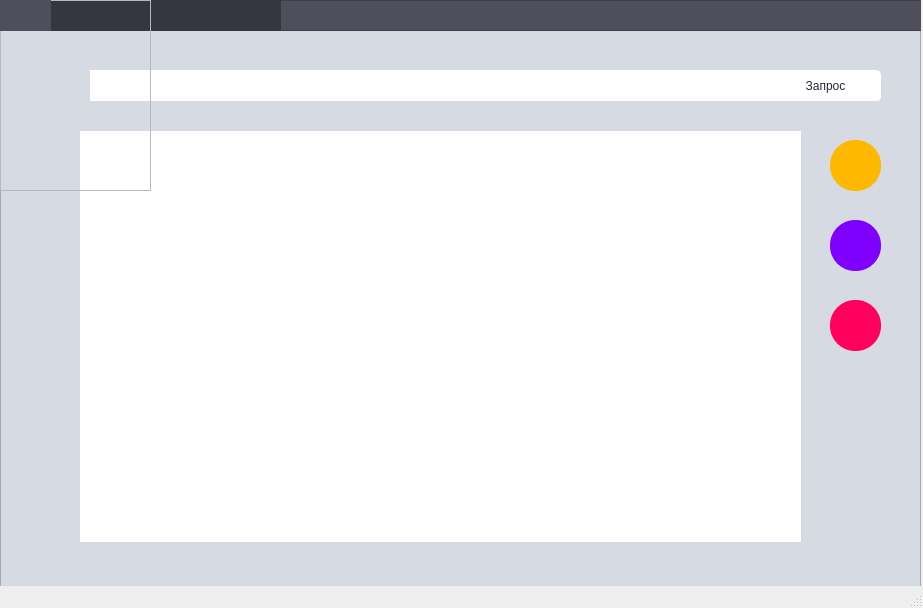
<?xml version="1.0" encoding="UTF-8"?>
<ui version="4.0">
 <class>MainWindow</class>
 <widget class="QMainWindow" name="MainWindow">
  <property name="geometry">
   <rect>
    <x>0</x>
    <y>0</y>
    <width>923</width>
    <height>608</height>
   </rect>
  </property>
  <property name="windowTitle">
   <string>DBEditor</string>
  </property>
  <widget class="QWidget" name="centralwidget">
   <widget class="QFrame" name="frame_2">
    <property name="geometry">
     <rect>
      <x>0</x>
      <y>0</y>
      <width>921</width>
      <height>591</height>
     </rect>
    </property>
    <property name="styleSheet">
     <string notr="true">background: #D6DAE2;</string>
    </property>
    <property name="frameShape">
     <enum>QFrame::StyledPanel</enum>
    </property>
    <property name="frameShadow">
     <enum>QFrame::Raised</enum>
    </property>
    <widget class="QPushButton" name="pushButton_3">
     <property name="geometry">
      <rect>
       <x>830</x>
       <y>140</y>
       <width>51</width>
       <height>51</height>
      </rect>
     </property>
     <property name="toolTip">
      <string>добавление последней строки</string>
     </property>
     <property name="statusTip">
      <string/>
     </property>
     <property name="styleSheet">
      <string notr="true">
QPushButton{
background: #FFB800;
border-radius: 25px;}
QPushButton:hover{background:#FFEBB9;}</string>
     </property>
     <property name="text">
      <string/>
     </property>
     <property name="icon">
      <iconset>
       <normaloff>ins.png</normaloff>ins.png</iconset>
     </property>
    </widget>
    <widget class="QPushButton" name="pushButton_4">
     <property name="geometry">
      <rect>
       <x>830</x>
       <y>220</y>
       <width>51</width>
       <height>51</height>
      </rect>
     </property>
     <property name="toolTip">
      <string>выберите строку в таблице</string>
     </property>
     <property name="styleSheet">
      <string notr="true">
QPushButton{
background: #8000FF ;
border-radius: 25px;}
QPushButton:hover{background:#C39BEB;}</string>
     </property>
     <property name="text">
      <string/>
     </property>
     <property name="icon">
      <iconset>
       <normaloff>del.png</normaloff>del.png</iconset>
     </property>
    </widget>
    <widget class="QPushButton" name="pushButton_5">
     <property name="geometry">
      <rect>
       <x>830</x>
       <y>300</y>
       <width>51</width>
       <height>51</height>
      </rect>
     </property>
     <property name="toolTip">
      <string>выберите строку в таблице</string>
     </property>
     <property name="styleSheet">
      <string notr="true">
QPushButton{
background: #FF005C;
border-radius: 25px;}
QPushButton:hover{background:#F66D9E;}</string>
     </property>
     <property name="text">
      <string/>
     </property>
     <property name="icon">
      <iconset>
       <normaloff>up.png</normaloff>up.png</iconset>
     </property>
    </widget>
    <widget class="QFrame" name="frame_3">
     <property name="geometry">
      <rect>
       <x>-130</x>
       <y>0</y>
       <width>1251</width>
       <height>31</height>
      </rect>
     </property>
     <property name="styleSheet">
      <string notr="true">background: #4E4F5B;</string>
     </property>
     <property name="frameShape">
      <enum>QFrame::StyledPanel</enum>
     </property>
     <property name="frameShadow">
      <enum>QFrame::Raised</enum>
     </property>
     <widget class="QComboBox" name="comboBox">
      <property name="geometry">
       <rect>
        <x>180</x>
        <y>0</y>
        <width>231</width>
        <height>31</height>
       </rect>
      </property>
      <property name="styleSheet">
       <string notr="true">

QComboBox{
color:#ECECEF;
	background-color: #353640;
	border: none;
font: 25 10pt &quot;Bahnschrift Light SemiCondensed&quot;;
	
}
QComboBox:hover{
background: #808195;
	
}
QComboBox::drop-down {

	border-left-width: 1px;

 }
QComboBox QAbstractItemView {color:#27273b;
background-color: #353640;
	padding: 10px;
	selection-background-color:#808195;color:#808195;
border:none;
}
</string>
      </property>
     </widget>
    </widget>
    <widget class="QLineEdit" name="lineEdit">
     <property name="geometry">
      <rect>
       <x>90</x>
       <y>70</y>
       <width>681</width>
       <height>31</height>
      </rect>
     </property>
     <property name="styleSheet">
      <string notr="true">QLineEdit{font:Arial;border:none;selection-background-color:#ff557f;background:#ffffff;}</string>
     </property>
    </widget>
    <widget class="QTableWidget" name="tableWidget">
     <property name="geometry">
      <rect>
       <x>80</x>
       <y>131</y>
       <width>721</width>
       <height>411</height>
      </rect>
     </property>
     <property name="styleSheet">
      <string notr="true">
QTableWidget {	
	background-color: white;

  border:none;
	
	
  selection-background-color:#b3b7c4;}
QScrollBar:horizontal {
border: none;
background:white;
}
QScrollBar::handle:horizontal {
background:#b3b7c4;
width:10px;
border-radius: 7px
}
QScrollBar::add-line:horizontal {
border: none;
background:white;
width: 20px;
border-top-right-radius: 0px;
border-bottom-right-radius: 0px;
subcontrol-position: right;
subcontrol-origin: margin;
}
QScrollBar::sub-line:horizontal {
border: none;
background:white;
width: 20px;
border-top-left-radius: 0px;
border-bottom-left-radius: 0px;
subcontrol-position: left;
subcontrol-origin: margin;
}


QScrollBar::add-page:horizontal, QScrollBar::sub-page:horizontal
{
background: none;
}
QScrollBar:vertical {
border: none;
background: white;
width:14px;
border-radius: 0px;
}
QScrollBar::handle:vertical {
background:#b3b7c4;
min-width: 10px;
border-radius: 7px
}
QScrollBar::add-line:vertical {
border: none;
background: white;
height: 20px;
border-bottom-left-radius: 0px;
border-bottom-right-radius: 0px;
subcontrol-position: bottom;
subcontrol-origin: margin;
}
QScrollBar::sub-line:vertical {
border: none;
background: white;
height: 20px;
border-top-left-radius:0px;
border-top-right-radius: 0px;
subcontrol-position: top;
subcontrol-origin: margin;
}
QScrollBar::up-arrow:vertical, QScrollBar::down-arrow:vertical {
background: none;
}

QScrollBar::add-page:vertical, QScrollBar::sub-page:vertical {
background: none;
}</string>
     </property>
    </widget>
    <widget class="QPushButton" name="pushButton">
     <property name="geometry">
      <rect>
       <x>770</x>
       <y>70</y>
       <width>111</width>
       <height>31</height>
      </rect>
     </property>
     <property name="toolTip">
      <string>выполнить введенный запрос</string>
     </property>
     <property name="styleSheet">
      <string notr="true">QPushButton{font: 25 10pt &quot;Bahnschrift Light SemiCondensed&quot;;border-top-right-radius:5px;border-bottom-right-radius:4px;background:white;color:#27273b;}</string>
     </property>
     <property name="text">
      <string>Запрос</string>
     </property>
    </widget>
   </widget>
   <widget class="QWidget" name="verticalLayoutWidget">
    <property name="geometry">
     <rect>
      <x>0</x>
      <y>0</y>
      <width>151</width>
      <height>191</height>
     </rect>
    </property>
    <layout class="QVBoxLayout" name="verticalLayout_6">
     <item>
      <widget class="QFrame" name="frame_12">
       <property name="frameShape">
        <enum>QFrame::StyledPanel</enum>
       </property>
       <property name="frameShadow">
        <enum>QFrame::Raised</enum>
       </property>
       <widget class="QFrame" name="frame_13">
        <property name="geometry">
         <rect>
          <x>0</x>
          <y>0</y>
          <width>51</width>
          <height>31</height>
         </rect>
        </property>
        <property name="styleSheet">
         <string notr="true">
background: #4E4F5B;</string>
        </property>
        <property name="frameShape">
         <enum>QFrame::StyledPanel</enum>
        </property>
        <property name="frameShadow">
         <enum>QFrame::Raised</enum>
        </property>
        <widget class="QFrame" name="frame_4">
         <property name="geometry">
          <rect>
           <x>0</x>
           <y>30</y>
           <width>151</width>
           <height>161</height>
          </rect>
         </property>
         <property name="styleSheet">
          <string notr="true">
background: #4E4F5B;</string>
         </property>
         <property name="frameShape">
          <enum>QFrame::StyledPanel</enum>
         </property>
         <property name="frameShadow">
          <enum>QFrame::Raised</enum>
         </property>
         <widget class="QPushButton" name="pushButton_25">
          <property name="geometry">
           <rect>
            <x>-10</x>
            <y>10</y>
            <width>161</width>
            <height>31</height>
           </rect>
          </property>
          <property name="styleSheet">
           <string notr="true">QPushButton{
	color: rgb(217, 224, 255);
background: #4E4F5B;
border:none;
font: 25 10pt &quot;Bahnschrift Light SemiCondensed&quot;;

color: #d9e0ff;}
QPushButton:hover{background: #808195;
}</string>
          </property>
          <property name="text">
           <string>             Открыть Бд           </string>
          </property>
          <property name="iconSize">
           <size>
            <width>50</width>
            <height>16</height>
           </size>
          </property>
         </widget>
         <widget class="QPushButton" name="pushButton_26">
          <property name="geometry">
           <rect>
            <x>0</x>
            <y>40</y>
            <width>151</width>
            <height>31</height>
           </rect>
          </property>
          <property name="styleSheet">
           <string notr="true">QPushButton{
background: #4E4F5B;
border:none;
font: 25 10pt &quot;Bahnschrift Light SemiCondensed&quot;;

color: #d9e0ff;}
QPushButton:hover{background: #808195;
}</string>
          </property>
          <property name="text">
           <string>Процедуры</string>
          </property>
         </widget>
         <widget class="QPushButton" name="pushButton_28">
          <property name="geometry">
           <rect>
            <x>0</x>
            <y>100</y>
            <width>151</width>
            <height>31</height>
           </rect>
          </property>
          <property name="styleSheet">
           <string notr="true">QPushButton{
background: #4E4F5B;
border:none;
font: 25 10pt &quot;Bahnschrift Light SemiCondensed&quot;;

color: #d9e0ff;}
QPushButton:hover{background: #808195;
}</string>
          </property>
          <property name="text">
           <string>Выйти</string>
          </property>
         </widget>
         <widget class="QFrame" name="frame">
          <property name="geometry">
           <rect>
            <x>0</x>
            <y>38</y>
            <width>161</width>
            <height>0</height>
           </rect>
          </property>
          <property name="maximumSize">
           <size>
            <width>16777215</width>
            <height>300</height>
           </size>
          </property>
          <property name="frameShape">
           <enum>QFrame::StyledPanel</enum>
          </property>
          <property name="frameShadow">
           <enum>QFrame::Raised</enum>
          </property>
          <widget class="QPushButton" name="pushButton_2">
           <property name="geometry">
            <rect>
             <x>0</x>
             <y>0</y>
             <width>151</width>
             <height>31</height>
            </rect>
           </property>
           <property name="styleSheet">
            <string notr="true">QPushButton{
	color: rgb(217, 224, 255);
background: #4E4F5B;
border:none;
font: 25 10pt &quot;Bahnschrift Light SemiCondensed&quot;;

color: #d9e0ff;}
QPushButton:hover{background: #C39BEB;
}</string>
           </property>
           <property name="text">
            <string>LOCAL</string>
           </property>
          </widget>
          <widget class="QPushButton" name="pushButton_6">
           <property name="geometry">
            <rect>
             <x>0</x>
             <y>30</y>
             <width>151</width>
             <height>31</height>
            </rect>
           </property>
           <property name="styleSheet">
            <string notr="true">QPushButton{
	color: rgb(217, 224, 255);
background: #4E4F5B;
border:none;
font: 25 10pt &quot;Bahnschrift Light SemiCondensed&quot;;

color: #d9e0ff;}
QPushButton:hover{background: #C39BEB;
}</string>
           </property>
           <property name="text">
            <string>INTERNET</string>
           </property>
          </widget>
         </widget>
         <widget class="QPushButton" name="pushButton_27">
          <property name="geometry">
           <rect>
            <x>0</x>
            <y>70</y>
            <width>151</width>
            <height>31</height>
           </rect>
          </property>
          <property name="styleSheet">
           <string notr="true">QPushButton{
background: #4E4F5B;
border:none;
font: 25 10pt &quot;Bahnschrift Light SemiCondensed&quot;;

color: #d9e0ff;}
QPushButton:hover{background: #808195;
}</string>
          </property>
          <property name="text">
           <string>Выбрать пользователя</string>
          </property>
         </widget>
         <zorder>pushButton_25</zorder>
         <zorder>pushButton_26</zorder>
         <zorder>pushButton_28</zorder>
         <zorder>pushButton_27</zorder>
         <zorder>frame</zorder>
        </widget>
        <widget class="QPushButton" name="pushButton_29">
         <property name="geometry">
          <rect>
           <x>0</x>
           <y>0</y>
           <width>51</width>
           <height>31</height>
          </rect>
         </property>
         <property name="cursor">
          <cursorShape>PointingHandCursor</cursorShape>
         </property>
         <property name="styleSheet">
          <string notr="true">QPushButton{
	color: rgb(217, 224, 255);
background: #4E4F5B;
border:none;
font: 25 10pt &quot;Bahnschrift Light SemiCondensed&quot;;

color: #d9e0ff;}
QPushButton:hover{background: #808195;
}</string>
         </property>
         <property name="text">
          <string/>
         </property>
         <property name="icon">
          <iconset>
           <normaloff>menu.png</normaloff>menu.png</iconset>
         </property>
         <property name="iconSize">
          <size>
           <width>50</width>
           <height>16</height>
          </size>
         </property>
        </widget>
       </widget>
      </widget>
     </item>
    </layout>
   </widget>
  </widget>
  <widget class="QStatusBar" name="statusbar"/>
  <action name="action_2">
   <property name="text">
    <string>Процедуры</string>
   </property>
  </action>
  <action name="action_3">
   <property name="text">
    <string>Локальный хост</string>
   </property>
  </action>
  <action name="action_4">
   <property name="text">
    <string>Интернет хост</string>
   </property>
  </action>
  <action name="action">
   <property name="text">
    <string>Выбрать пользователя</string>
   </property>
  </action>
 </widget>
 <resources/>
 <connections/>
</ui>
